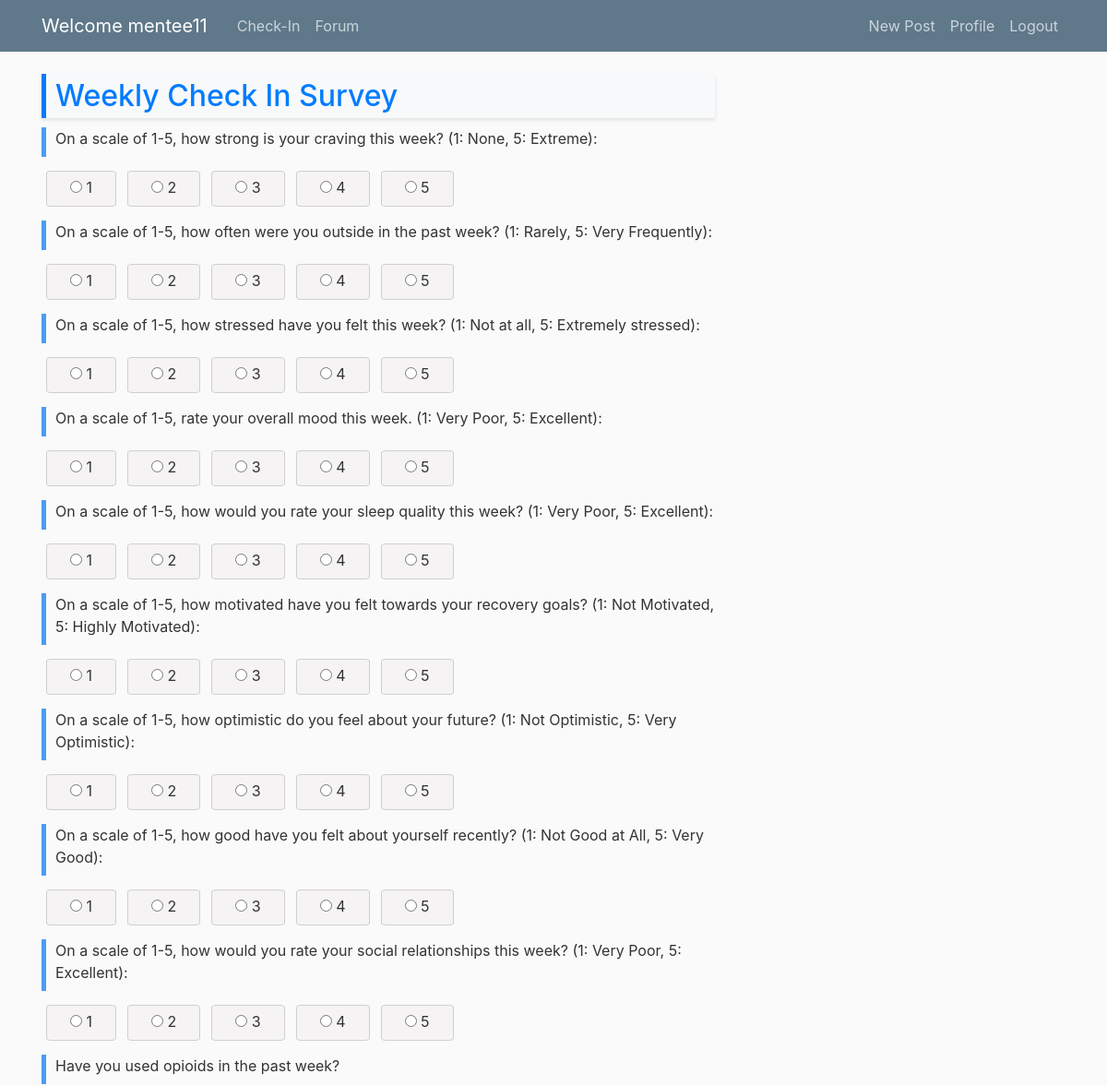
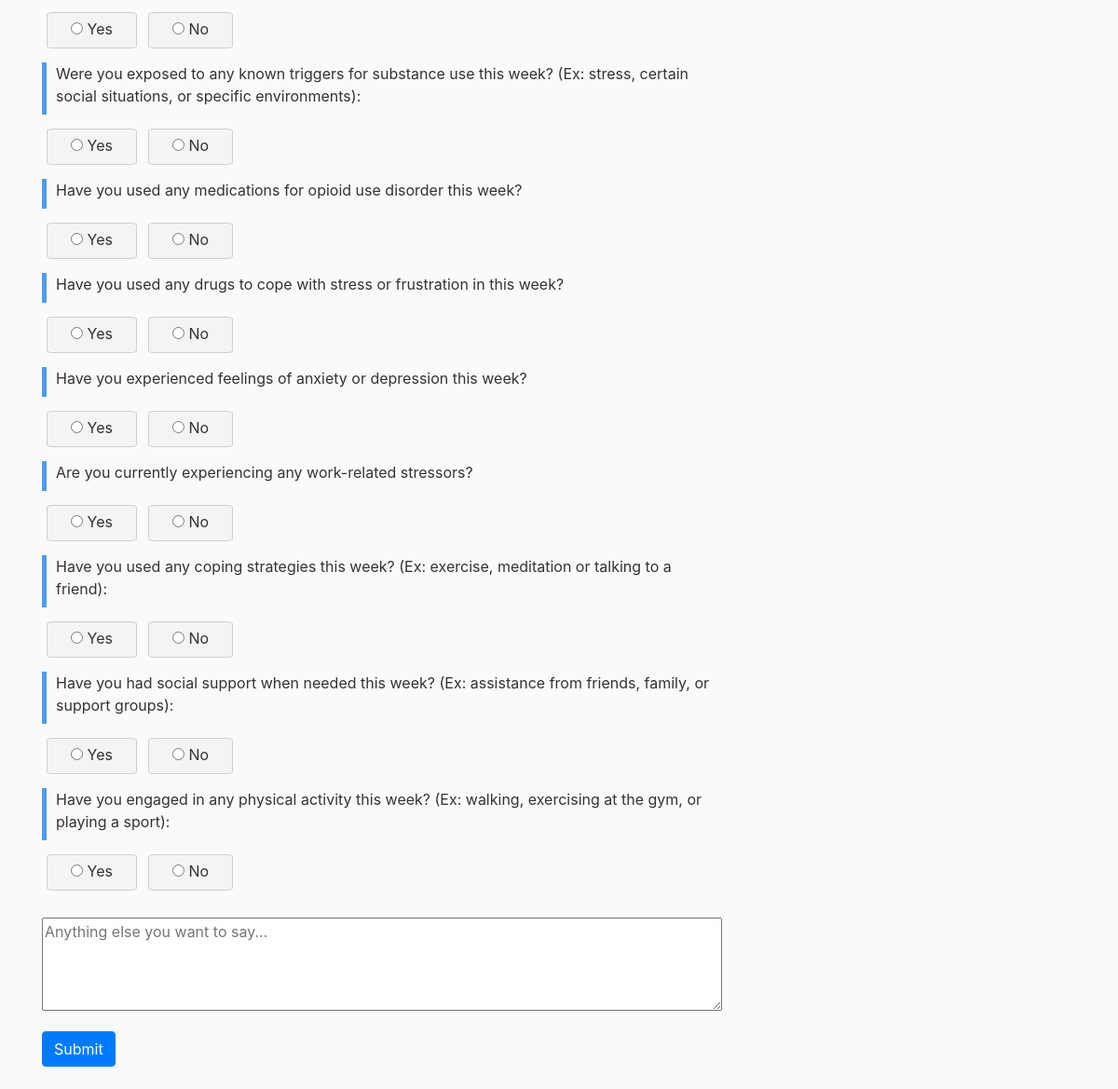
The page / (signed in) on the database its author committed (2 pictures, top to bottom).
### survey/models.py (models this page shows, shortened)
class Survey(models.Model):
    title = models.CharField(max_length=200)
    description = models.TextField(blank=True)
    created_at = models.DateTimeField(auto_now_add=True)
    updated_at = models.DateTimeField(auto_now=True)

class Question(models.Model):
    ORIENTATION_CHOICES = (
        (-1, 'Negative'),
        (0, 'Neutral'),
        (1, 'Positive'),
    )
    survey = models.ForeignKey(Survey, on_delete=models.CASCADE)
    question = models.CharField(max_length=300)
    options = models.ManyToManyField('Option')
    categories = models.ManyToManyField('QuestionCategory', blank=True)
    weight = models.IntegerField(default=1)
    orientation = models.IntegerField(default=0, choices=ORIENTATION_CHOICES)
    created_at = models.DateTimeField(auto_now_add=True)
    updated_at = models.DateTimeField(auto_now=True)

### survey/views.py (the view)
# urls.py: path('', views.survey_home, name ='survey-home'),
@csrf_exempt
@login_required
def survey_home(request):
    surveys = Survey.objects.all()
    survey = None
    for survey_obj in surveys:
        if survey_obj.title == CHECK_IN_SURVEY:
            logger.debug(f'Survey Title:  {survey_obj.title}')
            survey = survey_obj
            break
    if survey is None:
        logger.debug(f'Survey not available, required survey: {CHECK_IN_SURVEY}')
        return render(request, 'survey/error.html', {'message': f'Survey not available, required survey: {CHECK_IN_SURVEY}'})
    if request.method == 'POST':
        form = SurveyForm(request.POST, survey_id=survey.id)
        if form.is_valid():
            user = request.user  # Get the current authenticated user
            for question in Question.objects.filter(survey_id=survey.id):
                selected_option = form.cleaned_data[f'question_{question.id}']
                if selected_option:
                    selected_option_id = Option.objects.get(id=selected_option.id)
                    response = Response.objects.create(
                        survey=survey,
                        user=user,
                        question=question,
                        selected_options=selected_option_id.option  # Store the option's text, not the Option object
                    )
            user_comments = form.cleaned_data.get('user_comments')
            if user_comments:
                UserComment.objects.create(
                    survey=survey,
                    user=request.user,
                    comment=user_comments
                )
            return redirect('thank_you')  # Redirect to a thank-you page after successful submission
    else:
        form = SurveyForm(survey_id=survey.id)
    user = request.user
    PMH_survey_responses_exist = Response.objects.filter(user=user, survey__title=PAST_HISTORY_SURVEY).exists()
    demographic_responses_exist = Response.objects.filter(user=user, survey__title=DEMOGRAPHIC_SURVEY).exists()
    pending_surveys = []
    if not PMH_survey_responses_exist:
        pending_surveys.append(PAST_HISTORY_SURVEY)
    if not demographic_responses_exist:
        pending_surveys.append(DEMOGRAPHIC_SURVEY)
    if pending_surveys:
        pending_surveys_str = ', '.join(pending_surveys)
        messages.info(request, f'Please visit your profile to complete the pending surveys: {pending_surveys_str}')
    return render(request, 'survey/survey.html', {'survey': survey, 'form': form})

### survey/forms.py
class SurveyForm(forms.ModelForm):
    class Meta:
        model = Response
        fields = []
    def __init__(self, *args, **kwargs):
        survey_id = kwargs.pop('survey_id')
        super(SurveyForm, self).__init__(*args, **kwargs)
        questions = Question.objects.filter(survey_id=survey_id)
        for question in questions:
            self.fields[f'question_{question.id}'] = forms.ModelChoiceField(
                label=question.question,
                queryset=Option.objects.filter(question=question),
                widget=forms.RadioSelect,
                required=False
            )
        self.fields['user_comments'] = forms.CharField(widget=forms.Textarea (attrs={'placeholder': 'Anything else you want to say...'}), required=False)

### survey/models.py (called while the page is built)
    def __str__(self):
        return self.option

### survey/templates/survey/survey.html (shortened to what this page needs)
{% extends "feed/base.html" %}
{% block content %}
<h2 class="custom-title">{{ survey.title }}</h2>
<form method="post">
    {% for field in form %}
        {% if field.name != 'user_comments' %}
            <p class="survey-question-title">{{ field.label_tag }}</p>
            <div class="choices-container">
            {% for choice in field %}
                <label class="choice-button choice-option">
                    {{ choice }}
                </label><br>
        {% endfor %}
        </div>
        {% endif %}
    {% endfor %}
    <div class="form-group form-group-comment">
        {{ form.user_comments }}
    </div>
    <button type="submit" class="btn btn-primary">Submit</button>
    <br>
    <br>
</form>
{% endblock content %}

### feed/templates/feed/base.html (shortened to what this page needs)
{% load static %}
<!DOCTYPE html>
<html>
<head>
    <link rel="stylesheet" href="https://maxcdn.bootstrapcdn.com/bootstrap/4.0.0/css/bootstrap.min.css">
    <link href="https://cdnjs.cloudflare.com/ajax/libs/font-awesome/6.0.0/css/all.min.css" rel="stylesheet"/>
    <link rel="stylesheet" type="text/css" href="{% static 'feed/main.css' %}">
</head>
<body>
    <header class="site-header">
      <nav class="navbar navbar-expand-md navbar-dark bg-steel fixed-top">
        <div class="container">
          {% if user.is_authenticated %}
                {% if user.is_superuser %}
                  <a class="navbar-brand mr-4" href="{% url 'survey-home' %}">Welcome {{user.username}}</a>
                {% elif user.user_profile.role == 'mentor' %}
                  <a class="navbar-brand mr-4" href="{% url 'vizual-home' %}">Welcome {{user.username}}</a>
                {% elif user.user_profile.role == 'mentee' %}
                  <a class="navbar-brand mr-4" href="{% url 'survey-home' %}">Welcome {{user.username}}</a>
                {% endif %}
              {% endif %}
          <div class="collapse navbar-collapse" id="navbarToggle">
            <div class="navbar-nav mr-auto">
              {% if user.is_authenticated %}
                {% if user.is_superuser %}
                  <a class="nav-item nav-link" href="{% url 'vizual-home' %}">Progress-Tracker</a>
                  <a class="nav-item nav-link" href="{% url 'survey-home' %}">Check-In</a>
                  <a class="nav-item nav-link" href="{% url 'feed-forum' %}">Forum</a>
                {% elif user.user_profile.role == 'mentor' %}
                  <a class="nav-item nav-link" href="{% url 'vizual-home' %}">Progress-Tracker</a>
                  <a class="nav-item nav-link" href="{% url 'feed-forum' %}">Forum</a>
                {% elif user.user_profile.role == 'mentee' %}
                  <a class="nav-item nav-link" href="{% url 'survey-home' %}">Check-In</a>
                  <a class="nav-item nav-link" href="{% url 'feed-forum' %}">Forum</a>
                {% endif %}
              {% endif %}
            </div>
            <div class="navbar-nav">
              {% if user.is_authenticated %}
                <a class="nav-item nav-link" href="{% url 'post-create' %}">New Post</a>
                <a class="nav-item nav-link" href="{% url 'profile' %}">Profile</a>
                <a class="nav-item nav-link" href="{% url 'logout' %}">Logout</a>
              {% else %}
                <a class="nav-item nav-link" href="{% url 'login' %}">Login</a>
                <a class="nav-item nav-link" href="{% url 'register' %}">Register</a>
              {% endif %}
            </div>
          </div>
        </div>
      </nav>
    </header>
    <main role="main" class="container">
      <div class="row">
        <div class="col-md-8">
          {% block content %}{% endblock %}
        </div>
        <div class="col-md-4">
        </div>
      </div>
    </main>
</body>
</html>

### feed/static/feed/main.css (style rules this page uses)
body { background: #fafafa; color: #333333; margin-top: 5rem; }
h1, h2, h3, h4, h5, h6 { color: #444444; }
.bg-steel { background-color: #5f788a; }
.site-header .navbar-nav .nav-link { color: #cbd5db; }
.custom-title { color: #007bff; margin-bottom: 10px; text-align: left; background-color: #f8f9fa; padding: 5px 10px; border-left: 5px solid #007bff; box-shadow: 0 2px 4px rgba(0,0,0,.1); }
.survey-question-title { margin-top: 10px; margin-bottom: 10px; text-align:left; padding-left: 10px; border-left: 5px solid #4c9cf1; }
.choice-button { display: inline-block; margin: 5px; padding: 5px 25px 0px 25px; border: 1px solid #cfcfcf; background-color: #f5f3f3; color: #333; text-align: center; cursor: pointer; transition: background-color 0.3s; border-radius: 7%; }
.choices-container { display: flex; flex-wrap: nowrap; align-items: center; gap: 1px; }
.choice-option { display: flex; align-items: center; }
.form-group-comment textarea { height: 100px; width: 100%; overflow-y: auto; resize: vertical; }

### rows shown on the page
Survey: title "Weekly Check In Survey"
Question: label_tag "Have you used opioids in the past week?"
Question: label_tag "Have you used any medications for opioid use disorder this week?"
Question: label_tag "Have you used any drugs to cope with stress or frustration in this week?"
Question: label_tag "Have you experienced feelings of anxiety or depression this week?"
Question: label_tag "Are you currently experiencing any work-related stressors?"

### other values the page prints
{{ user.username }} "mentee11"
{{ field.label_tag }} "On a scale of 1-5, how strong is your craving this week? (1: None, 5: Extreme):" "On a scale of 1-5, how often were you outside in the past week? (1: Rarely, 5: Very Frequently):" "On a scale of 1-5, how stressed have you felt this week? (1: Not at all, 5: Extremely stressed):" "On a scale of 1-5, rate your overall mood this week. (1: Very Poor, 5: Excellent):" "On a scale of 1-5, how would you rate your sleep quality this week? (1: Very Poor, 5: Excellent):" "On a scale of 1-5, how motivated have you felt towards your recovery goals? (1: Not Motivated, 5: Highly Motivated):" "On a scale of 1-5, how optimistic do you feel about your future? (1: Not Optimistic, 5: Very Optimistic):" "On a scale of 1-5, how good have you felt about yourself recently? (1: Not Good at All, 5: Very Good):" "On a scale of 1-5, how would you rate your social relationships this week? (1: Very Poor, 5: Excellent):" "Were you exposed to any known triggers for substance use this week? (Ex: stress, certain social situations, or specific environments):" "Have you used any coping strategies this week? (Ex: exercise, meditation or talking to a friend):" "Have you had social support when needed this week? (Ex: assistance from friends, family, or support groups):" "Have you engaged in any physical activity this week? (Ex: walking, exercising at the gym, or playing a sport):"
